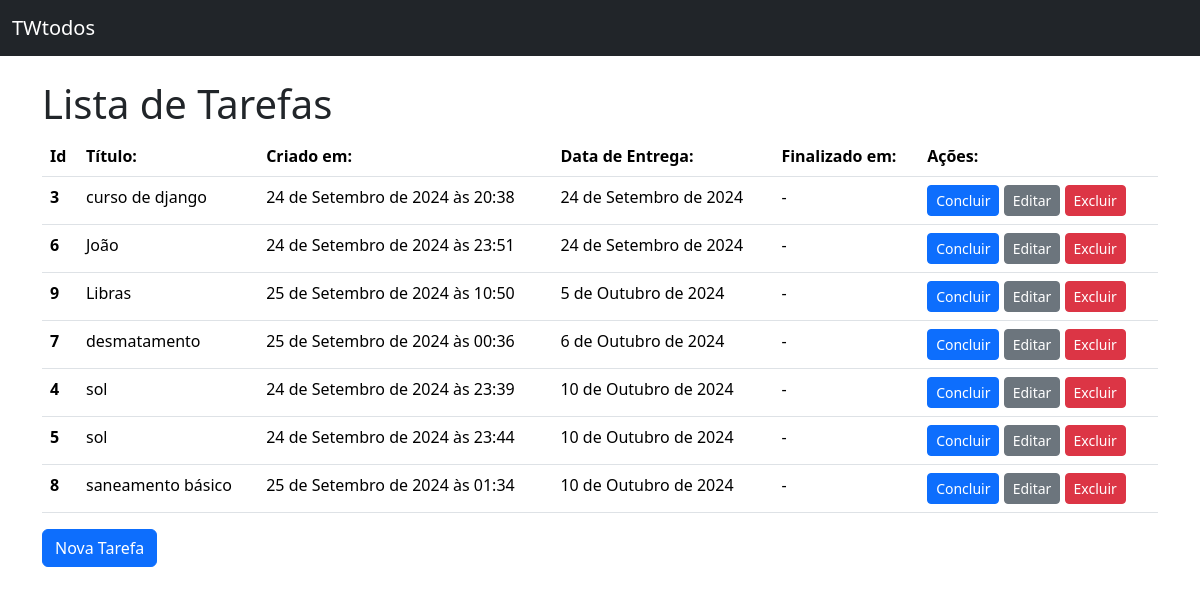
/, run on an earlier commit of the app's database.
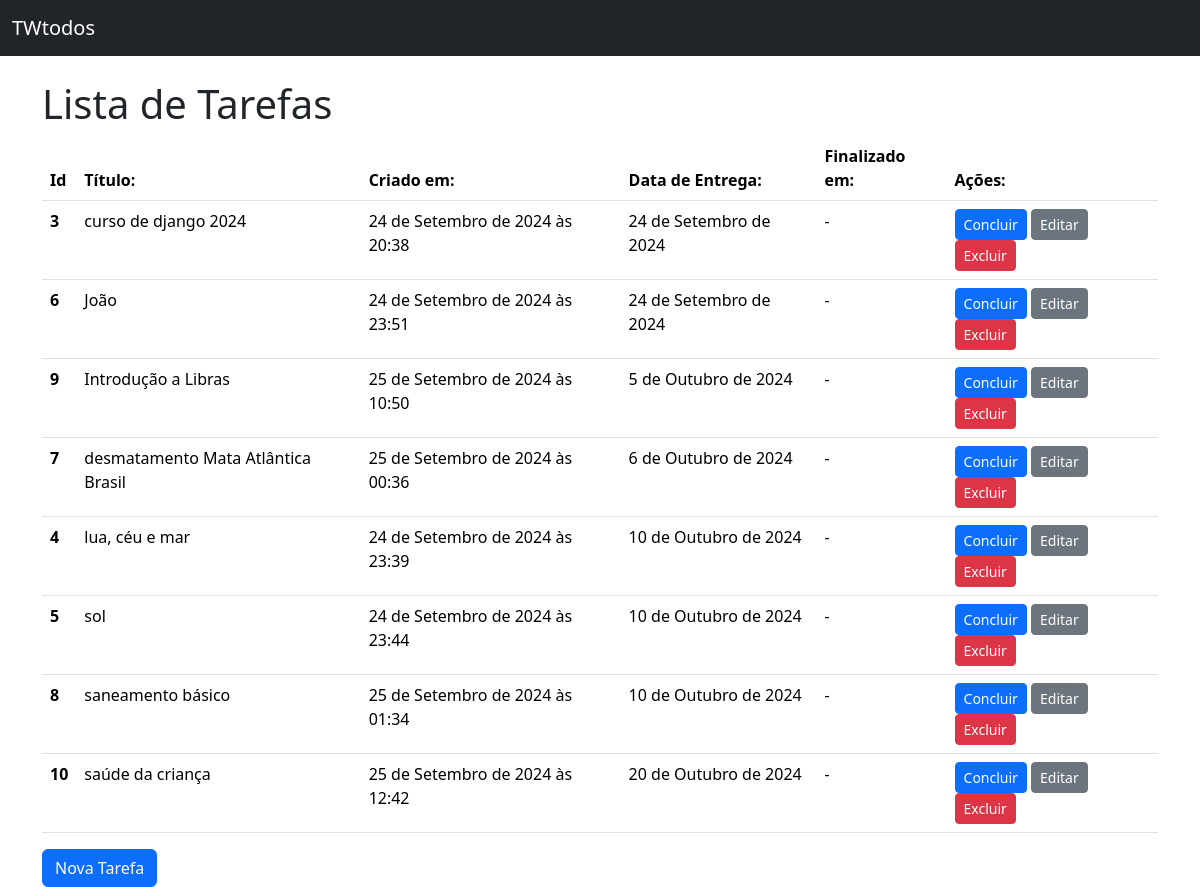
And on a later commit of the database.
### todos/models.py (models this page shows)
class Todo(models.Model):
    title = models.CharField(verbose_name="Título",max_length=100, null=False, blank=False)
    created_at = models.DateTimeField(auto_now_add=True, null=False, blank=False)
    deadline = models.DateField(verbose_name="Data de Entrega", null=False, blank=False)
    finished_at = models.DateField(null=True)
    class Meta:
        ordering = ['deadline']

### todos/views.py (the view)
# urls.py: path("", TodoListView.as_view(), name="todo_list"),
class TodoListView(ListView):
    model = Todo

### todos/templates/todos/todo_list.html (shortened to what this page needs)
{% extends "base.html" %}
{% block content %}
<h1>Lista de Tarefas</h1>
{% if todo_list %}
<table class="table">
        <thead>
        <tr>
            <th scope="col">Id</th>
            <th scope="col">Título:</th>
            <th scope="col">Criado em:</th>
            <th scope="col">Data de Entrega:</th>
            <th scope="col">Finalizado em:</th>
            <th scope="col">Ações:</th>
        </tr>
        </thead>
        <tbody>
            {% for todo in todo_list  %}
                <tr>
                    <th scope="row">{{ todo.pk }}</th>
                    <td>{{todo.title}}</td>
                    <td>{{todo.created_at}}</td>
                    <td>{{todo.deadline}}</td>
                    <td>{{todo.finished_at|default:"-"}}</td>
                    <td>
                        <a
                            href="{% url 'todo_complete' pk=todo.pk %}"
                            class="btn btn-primary btn-sm {% if todo.finished_at %}disabled{% endif %}"
                            >
                            Concluir
                        </a>
                        <a
                            href="{% url 'todo_update' pk=todo.pk %}"
                            class="btn btn-secondary btn-sm {% if todo.finished_at %}disabled{% endif %}"
                            >
                            Editar
                        </a>
                        <a href="{% url 'todo_delete' pk=todo.pk %}" class="btn btn-danger btn-sm">Excluir</a>
                    </td>
                </tr>
        </tbody>
        {% endfor %}
  </table>
  {% else %}
  <p>Não Há Tarefas Cadastradas</p>
{% endif %}
<a href="{% url 'todo_create' %}" class="btn btn-primary">Nova Tarefa</a>
{% endblock content %}

What changed in the data, as far as the page shows it:
changed Todo id 3: title "curso de django" → "curso de django 2024"
changed Todo id 9: title "Libras" → "Introdução a Libras"
changed Todo id 7: title "desmatamento" → "desmatamento Mata Atlântica Brasil"
changed Todo id 4: title "sol" → "lua, céu e mar"
added Todo: pk "10", title "saúde da criança", created_at "25 de Setembro de 2024 às 12:42", deadline "20 de Outubro de 2024", finished_at "-"
